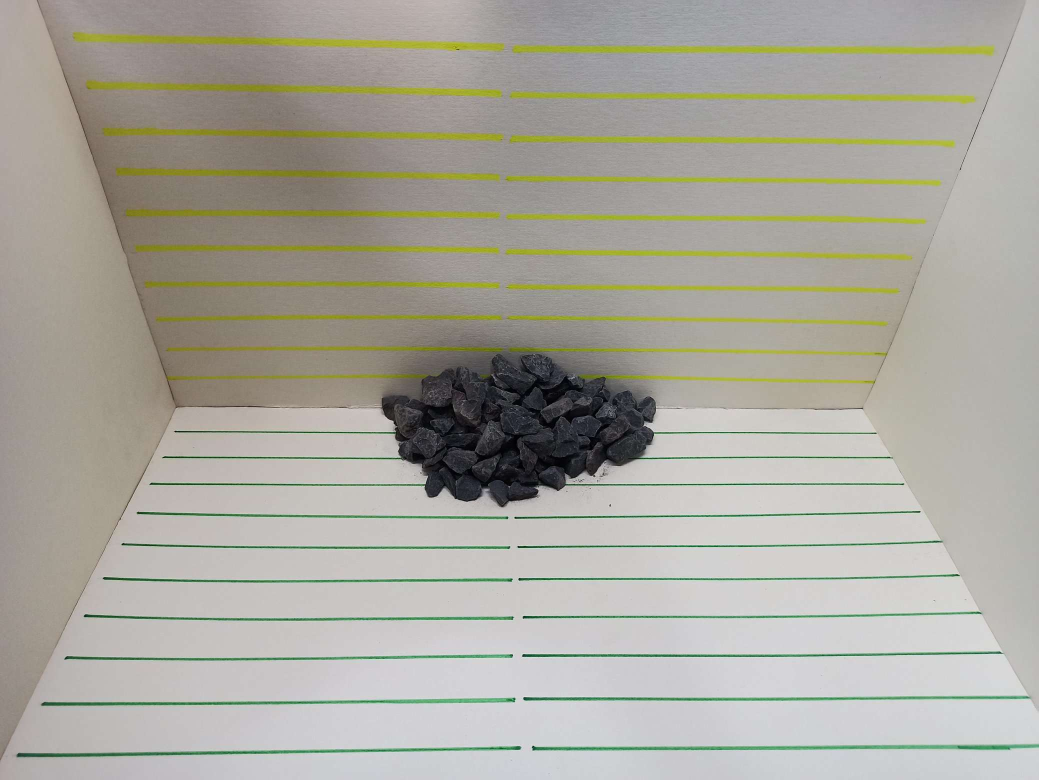
#> input picture Cygnet_Project/Images/First.JPEG, 2077 x 1560 px, found by its file name (shown at 1/2 size); its folder holds 6 pictures in this run
$ jupyter execute --allow-errors Scrap_volume_Yash_old.ipynb
#> lines starting #> are read from the running program, lines starting #| are printed output that depends on the picture; after the words box and inside, x2 and y2 are one past the last pixel; in counts of white or black regions, pixels touching at a corner belong together
[cell 1]
import numpy as np
import cv2
from google.colab.patches import cv2_imshow
import matplotlib.pyplot as plt
import albumentations as a
import warnings
import os
from os import listdir
warnings.filterwarnings('ignore')

[cell 2]
class Lines:
  def __init__(self):
    return None

  def linecount(self, filepath):
#> called with filepath = '/content/test_image/First.JPEG'
    self.filepath = filepath
    img = cv2.imread(self.filepath)
#> img is the input picture: shape (1560, 2077, 3); mean B, G, R 156.7, 167.4, 169.2

    ### Detect the Yellow color lines
    gr_img = cv2.cvtColor(img, cv2.COLOR_BGR2HSV)
#> gr_img: shape (1560, 2077, 3); mean H, S, V 45.2, 28.4, 172.1
    lower_range = np.array([25,100,20])
    upper_range = np.array([35,255,233])
    maskr = cv2.inRange(gr_img, lower_range, upper_range)
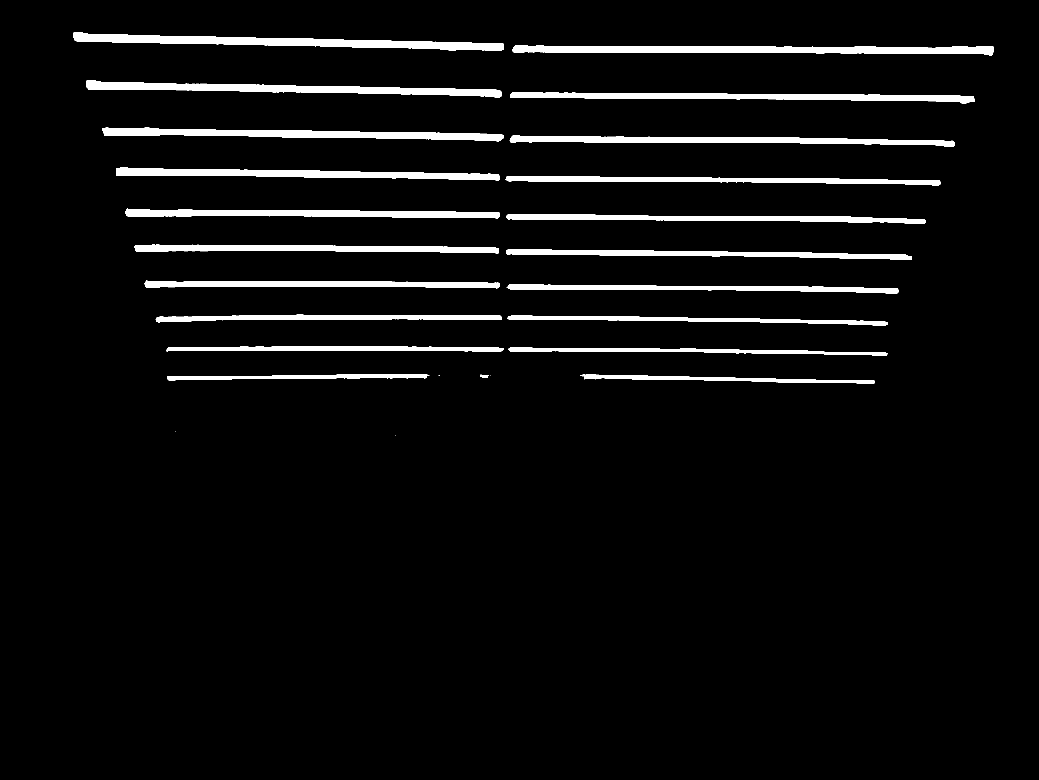
#> maskr: shape (1560, 2077) (shown at 1/2 size); 5% white; 26 white regions (5 under 20 px), largest, box (x1, y1, x2, y2) and area: (147, 64, 1008, 102) 12849, (1025, 90, 1988, 111) 12415, (172, 160, 1003, 195) 11487

    ### Detect the Green color lines
    lower_range = np.array([40,25,20])
    upper_range = np.array([75,255, 255])
    maskg = cv2.inRange(gr_img, lower_range, upper_range)
#> maskg: shape (1560, 2077); 3.5% white; 37 white regions (15 under 20 px), largest, box (x1, y1, x2, y2) and area: (1068, 1488, 2077, 1503) 9968, (33, 1491, 1040, 1516) 8507, (82, 1395, 1034, 1413) 8394

    ### Joined the broken Green lines
    kernel = np.ones((1,20), np.uint8)
    d_im = cv2.dilate(maskg, kernel, iterations=2)
#> d_im: shape (1560, 2077); 3.9% white; 16 white regions, largest, box (x1, y1, x2, y2) and area: (15, 1488, 2077, 1516) 20558, (64, 1391, 2077, 1413) 18367, (110, 1302, 2026, 1323) 14798
    e_img = cv2.erode(d_im, kernel, iterations=3)
#> e_img: shape (1560, 2077); 3.4% white; 13 white regions, largest, box (x1, y1, x2, y2) and area: (45, 1488, 2077, 1515) 18783, (94, 1391, 2077, 1413) 16906, (140, 1302, 1999, 1323) 13164

    ### Joined the broken Yellow lines
    kernel = np.ones((1,20), np.uint8)
    d_im = cv2.dilate(maskr, kernel, iterations=2)
#> d_im: shape (1560, 2077); 5.6% white; 14 white regions, largest, box (x1, y1, x2, y2) and area: (129, 64, 2008, 111) 27999, (154, 160, 1970, 208) 23877, (186, 255, 1930, 294) 22591
    e_imr = cv2.erode(d_im, kernel, iterations=2)
#> e_imr: shape (1560, 2077); 5.2% white; 14 white regions (2 under 20 px), largest, box (x1, y1, x2, y2) and area: (149, 64, 1990, 111) 25833, (174, 160, 1952, 208) 21977, (206, 255, 1912, 294) 20805
    cv2.imwrite("/content/testimage3/resultr.png",e_imr)
    cv2.imwrite("/content/testimage3/resultg.png",e_img)
    filepath = "/content/testimage3"

    ### Removed the existing testimage4 folder
    !rm -rf "/content/testimage4"

    ### Cropped the images vertically into 10 groups
    for i in os.listdir(filepath):
      if not i.startswith("."):
        transform1 = a.Compose([a.Crop(x_min=380, y_min=0, x_max=510, y_max=1560, always_apply=False, p=1.0)])
        transform2 = a.Compose([a.Crop(x_min=510, y_min=0, x_max=640, y_max=1560, always_apply=False, p=1.0)])
        transform3 = a.Compose([a.Crop(x_min=640, y_min=0, x_max=770, y_max=1560, always_apply=False, p=1.0)])
        transform4 = a.Compose([a.Crop(x_min=770, y_min=0, x_max=900, y_max=1560, always_apply=False, p=1.0)])
        transform5 = a.Compose([a.Crop(x_min=900, y_min=0, x_max=1030, y_max=1560, always_apply=False, p=1.0)])
        transform6 = a.Compose([a.Crop(x_min=1030, y_min=0, x_max=1160, y_max=1560, always_apply=False, p=1.0)])
        transform7 = a.Compose([a.Crop(x_min=1160, y_min=0, x_max=1290, y_max=1560, always_apply=False, p=1.0)])
        transform8 = a.Compose([a.Crop(x_min=1290, y_min=0, x_max=1420, y_max=1560, always_apply=False, p=1.0)])
        transform9 = a.Compose([a.Crop(x_min=1420, y_min=0, x_max=1550, y_max=1560, always_apply=False, p=1.0)])
        transform10 = a.Compose([a.Crop(x_min=1550, y_min=0, x_max=1680, y_max=1560, always_apply=False, p=1.0)])
        image = cv2.imread(f'{filepath}/{i}')
        transformed1 = transform1(image=image)
        transformed2 = transform2(image=image)
        transformed3 = transform3(image=image)
        transformed4 = transform4(image=image)
        transformed5 = transform5(image=image)
        transformed6 = transform6(image=image)
        transformed7 = transform7(image=image)
        transformed8 = transform8(image=image)
        transformed9 = transform8(image=image)
        transformed10 = transform10(image=image)
        transformed_image1 = transformed1["image"]
        transformed_image2 = transformed2["image"]
        transformed_image3 = transformed3["image"]
        transformed_image4 = transformed4["image"]
        transformed_image5 = transformed5["image"]
        transformed_image6 = transformed6["image"]
        transformed_image7 = transformed7["image"]
        transformed_image8 = transformed8["image"]
        transformed_image9 = transformed9["image"]
        transformed_image10 = transformed10["image"]
      if not os.path.exists("/content/testimage4/"):
        os.mkdir("/content/testimage4/")
      if not os.path.exists("/content/testimage4/"+i[:-4]):
        os.mkdir("/content/testimage4/"+i[:-4])
        cv2.imwrite("/content/testimage4/"+i[:-4]+"/transformed_image1.png",transformed_image1)
        cv2.imwrite("/content/testimage4/"+i[:-4]+"/transformed_image2.png",transformed_image2)
        cv2.imwrite("/content/testimage4/"+i[:-4]+"/transformed_image3.png",transformed_image3)
        cv2.imwrite("/content/testimage4/"+i[:-4]+"/transformed_image4.png",transformed_image4)
        cv2.imwrite("/content/testimage4/"+i[:-4]+"/transformed_image5.png",transformed_image5)
        cv2.imwrite("/content/testimage4/"+i[:-4]+"/transformed_image6.png",transformed_image6)
        cv2.imwrite("/content/testimage4/"+i[:-4]+"/transformed_image7.png",transformed_image7)
        cv2.imwrite("/content/testimage4/"+i[:-4]+"/transformed_image8.png",transformed_image8)
        cv2.imwrite("/content/testimage4/"+i[:-4]+"/transformed_image9.png",transformed_image9)
        cv2.imwrite("/content/testimage4/"+i[:-4]+"/transformed_image10.png",transformed_image10)

    ## Counted the lines
    filepath = "/content/testimage4/"
    h1r = 0
    f1r = 0
    for i in os.listdir(filepath):
      h1 = 0
      f1 = 0
      imagepath = "/content/testimage4/"+i
      for j in os.listdir(imagepath):
        full_ipath = cv2.imread(imagepath+"/"+j,0)
        h,f = cv2.threshold(full_ipath, 80, 255, cv2.THRESH_BINARY_INV)
        contours, hierarchy = cv2.findContours(f, cv2.RETR_EXTERNAL, cv2.CHAIN_APPROX_SIMPLE)
        lenr = len(contours) - 1
        lenr = 10 - lenr
        if(i == "resultr"):
          h1 = h1+lenr
          h1r = h1
        elif(i == "resultg"):
          f1 = f1+lenr
          f1r = f1

    ### Counted the Volume
    hf = ((((h1r/10)+1)*3)*(((f1r/10)+1)*3))
    print("Volume = ",(hf*0.5)*58.5)
L = Lines()

#> (a cell that did not finish here is left out)

#> (a cell that did not finish here is left out)

#> call 2 of linecount, with filepath = '/content/test_image/Second.JPEG'
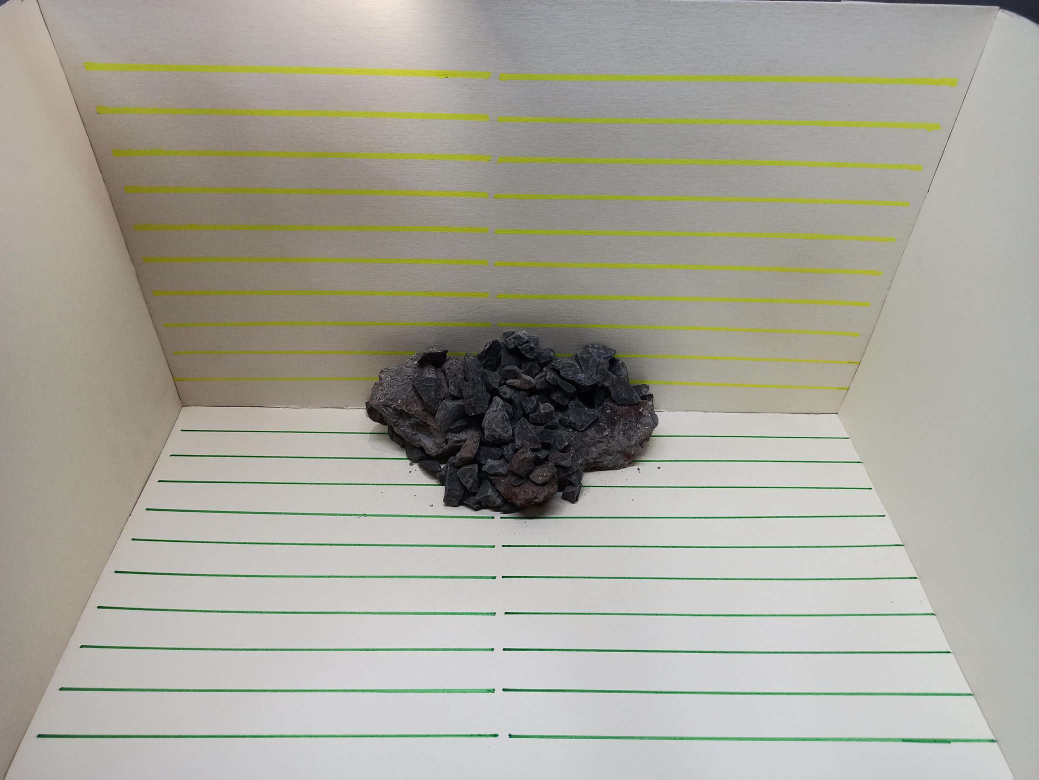
#> input picture Cygnet_Project/Images/Second.JPEG, 2077 x 1560 px, found by its file name (shown at 1/2 size)
#> in linecount, img is the input picture: shape (1560, 2077, 3); mean B, G, R 155.2, 165.6, 166.9
#> in linecount (call 2), `gr_img = cv2.cvtColor(img, cv2.COLOR_BGR2HSV)`: gr_img: shape (1560, 2077, 3); mean H, S, V 42.3, 27.9, 169.8
#> in linecount (call 2), `maskr = cv2.inRange(gr_img, lower_range, upper_range)`: maskr: shape (1560, 2077); 4.4% white; 28 white regions (5 under 20 px), largest, box (x1, y1, x2, y2) and area: (998, 147, 1916, 174) 10994, (167, 124, 982, 158) 10969, (192, 211, 979, 243) 9808
#> in linecount (call 2), `maskg = cv2.inRange(gr_img, lower_range, upper_range)`: maskg: shape (1560, 2077); 3.1% white; 49 white regions (27 under 20 px), largest, box (x1, y1, x2, y2) and area: (1024, 1468, 1995, 1488) 8956, (74, 1466, 995, 1478) 7704, (1008, 1376, 1949, 1393) 7299
#> in linecount (call 2), `d_im = cv2.dilate(maskg, kernel, iterations=2)`: d_im: shape (1560, 2077); 3.7% white; 24 white regions, largest, box (x1, y1, x2, y2) and area: (56, 1466, 2015, 1488) 18493, (100, 1375, 1969, 1393) 16262, (142, 1290, 1924, 1309) 13942
#> in linecount (call 2), `e_img = cv2.erode(d_im, kernel, iterations=3)`: e_img: shape (1560, 2077); 3.1% white; 14 white regions, largest, box (x1, y1, x2, y2) and area: (86, 1467, 1988, 1488) 16817, (130, 1375, 1942, 1393) 14565, (172, 1290, 1897, 1309) 12462
#> in linecount (call 2), `d_im = cv2.dilate(maskr, kernel, iterations=2)`: d_im: shape (1560, 2077); 5% white; 15 white regions, largest, box (x1, y1, x2, y2) and area: (149, 124, 1936, 174) 24347, (174, 211, 1901, 263) 21305, (206, 297, 1865, 342) 20358
#> in linecount (call 2), `e_imr = cv2.erode(d_im, kernel, iterations=2)`: e_imr: shape (1560, 2077); 4.5% white; 15 white regions (1 under 20 px), largest, box (x1, y1, x2, y2) and area: (169, 124, 1918, 174) 22371, (194, 211, 1883, 263) 19253, (226, 297, 1847, 342) 18534

#> (a cell that did not finish here is left out)

#> call 3 of linecount, with filepath = '/content/test_image/Third.JPEG'
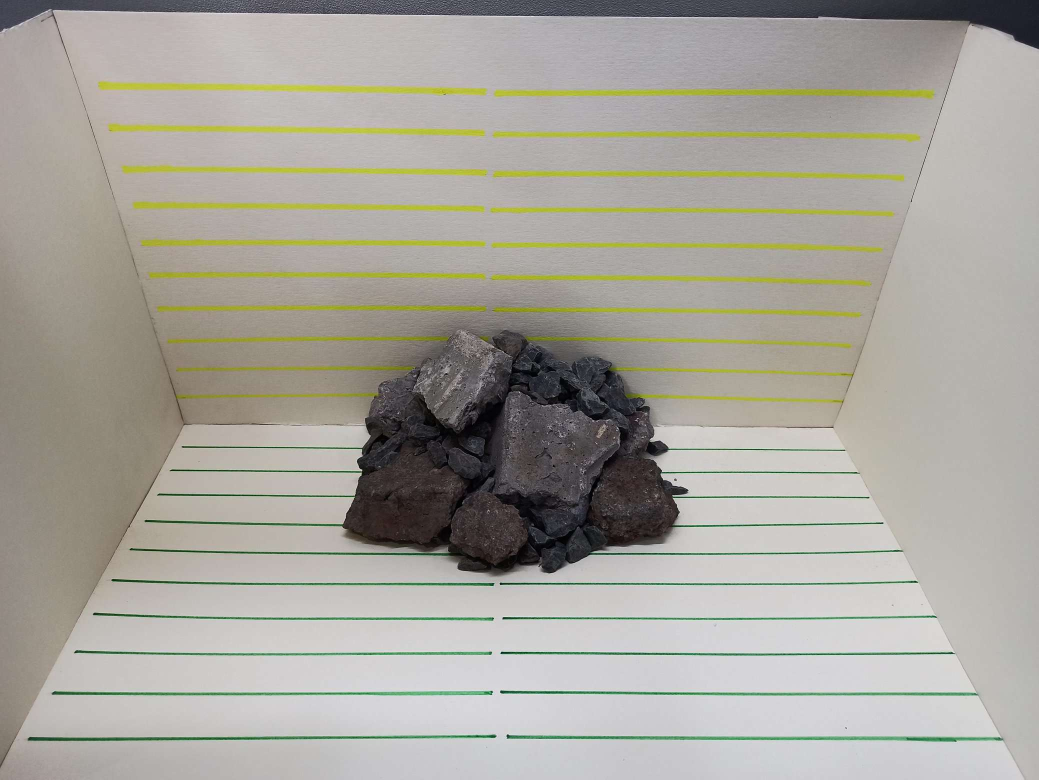
#> input picture Cygnet_Project/Images/Third.JPEG, 2077 x 1560 px, found by its file name (shown at 1/2 size)
#> in linecount, img is the input picture: shape (1560, 2077, 3); mean B, G, R 155.4, 164.7, 167.2
#> in linecount (call 3), `gr_img = cv2.cvtColor(img, cv2.COLOR_BGR2HSV)`: gr_img: shape (1560, 2077, 3); mean H, S, V 46.9, 26.6, 169.6
#> in linecount (call 3), `maskr = cv2.inRange(gr_img, lower_range, upper_range)`: maskr: shape (1560, 2077); 3.9% white; 35 white regions (14 under 20 px), largest, box (x1, y1, x2, y2) and area: (989, 178, 1868, 197) 10049, (197, 163, 973, 190) 9505, (216, 248, 969, 272) 8327
#> in linecount (call 3), `maskg = cv2.inRange(gr_img, lower_range, upper_range)`: maskg: shape (1560, 2077); 2.8% white; 32 white regions (11 under 20 px), largest, box (x1, y1, x2, y2) and area: (1016, 1471, 2007, 1485) 8943, (55, 1468, 992, 1483) 7817, (104, 1380, 986, 1392) 7321
#> in linecount (call 3), `d_im = cv2.dilate(maskg, kernel, iterations=2)`: d_im: shape (1560, 2077); 3.2% white; 22 white regions, largest, box (x1, y1, x2, y2) and area: (37, 1468, 2027, 1485) 18351, (86, 1380, 1978, 1392) 15889, (130, 1300, 1930, 1312) 13287
#> in linecount (call 3), `e_img = cv2.erode(d_im, kernel, iterations=3)`:
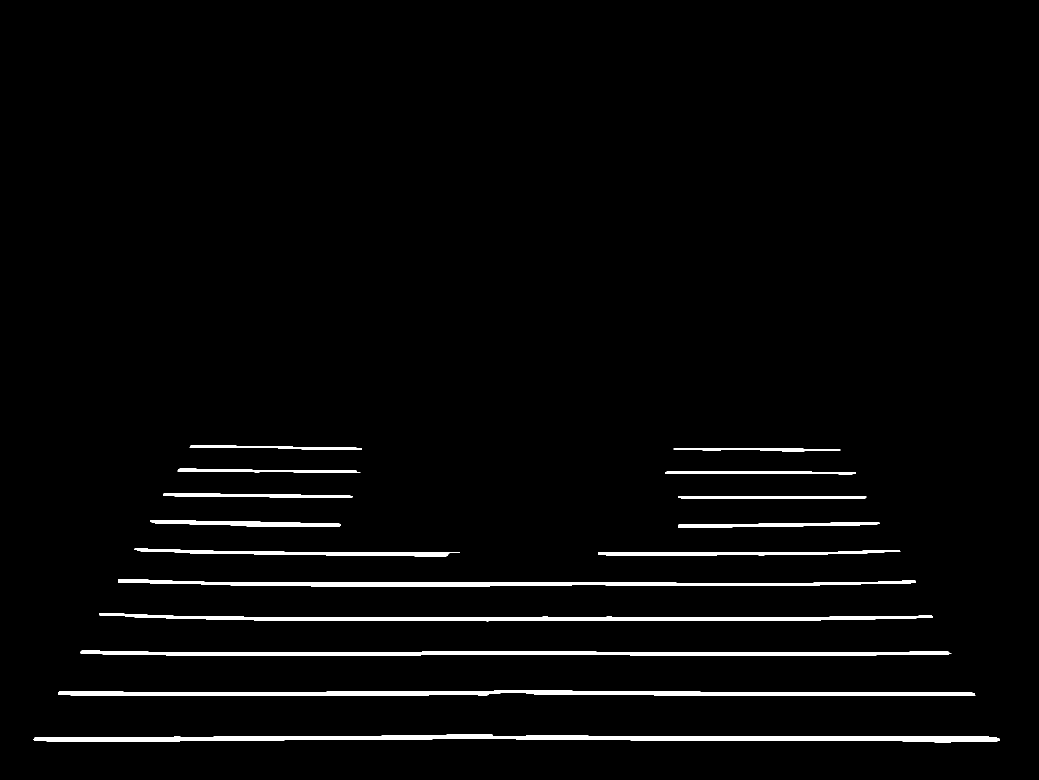
#> e_img: shape (1560, 2077) (shown at 1/2 size); 2.7% white; 15 white regions, largest, box (x1, y1, x2, y2) and area: (67, 1468, 2000, 1485) 16926, (116, 1380, 1951, 1392) 14475, (160, 1301, 1903, 1312) 12216
#> in linecount (call 3), `d_im = cv2.dilate(maskr, kernel, iterations=2)`: d_im: shape (1560, 2077); 4.5% white; 22 white regions, largest, box (x1, y1, x2, y2) and area: (179, 163, 1888, 197) 21535, (198, 248, 1860, 284) 18408, (225, 331, 1828, 361) 17490
#> in linecount (call 3), `e_imr = cv2.erode(d_im, kernel, iterations=2)`:
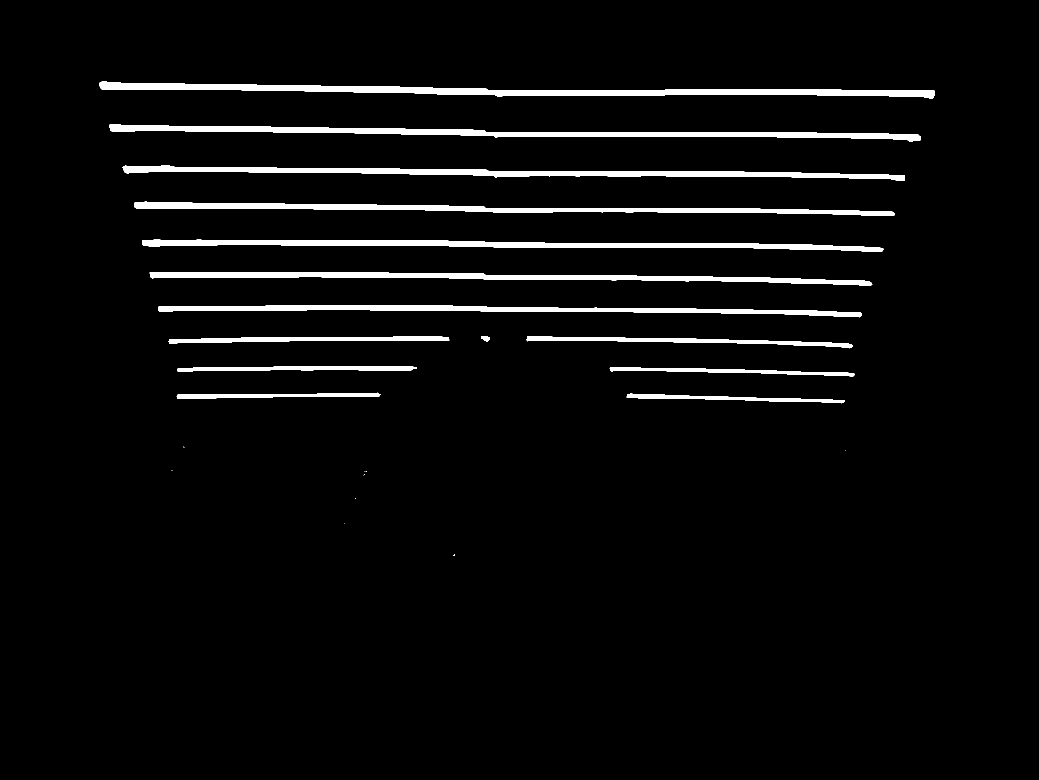
#> e_imr: shape (1560, 2077) (shown at 1/2 size); 4% white; 25 white regions (11 under 20 px), largest, box (x1, y1, x2, y2) and area: (199, 163, 1870, 197) 19901, (218, 248, 1842, 284) 16812, (245, 331, 1810, 361) 15818
